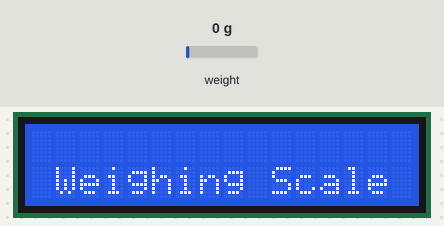
Bench run of a sketch on a simulated ESP32. Parts: 16×2 character LCD. Inputs (shaded band) come from the test bench; at power-on: weight on the scale 0 g. What the sketch prints to the serial monitor is not drawn.

Above: at 2.4 s.

Measured:
- what the display in image 0 shows lasts 3.0 s, from 2.3 s to 5.3 s

The sketch:

sketch_mar23c.ino
```cpp
#include "HX711.h"  //Install this library from library manager
#include <Wire.h>
#include <LiquidCrystal_I2C.h>            //Including I2C LCD library
LiquidCrystal_I2C lcd(0x27, 16, 2);       //Creating an object of LCD_I2C
#define  Clock 5
#define Data 6                           //Defining Clock and Data Pins
HX711 scale;                              //Making an object of HX711 class
//Assume a random conversion factor and then this is changed according to the calibration
float calibration_factor = -109000;       //Assuming a calibration_factor
float weight;
void setup() {                            //Setup Function
  scale.begin(Data, Clock);               //Using Hx711 function scale to begin the connection
  Serial.begin(9600);
  Serial.println("HX711 Calibration");
  Serial.println("First Remove all the weight");
  Serial.println("PLace your weight after the readings start");
  Serial.println("Calibration is increased when you press a,b,c,d by the factor of 10,100,1000,10000");
  Serial.println("Calibration is increased when you press e,f,g,h by the factor of 10,100,1000,10000");
  Serial.println("Press t for reset");    //Printing necessary instructions
  scale.set_scale();
  scale.tare();                           //Reset the scale to 0

  long zero_factor = scale.read_average(); //Get a baseline reading
  Serial.print("Zero factor: ");          //This can be used to remove the need to tare the scale. Useful in permanent scale projects.
  Serial.println(zero_factor);
  Wire.begin(7,8);                     //Starting Connection of LCD
  lcd.begin(16,2);
  lcd.setCursor(1,1);                    //Setting the LCD cursor to display value at a particular spot
  lcd.print("Weighing Scale");
  delay(3000);
  lcd.clear();                           //Clearing the LCD after the delaying

}
void loop() {
    scale.set_scale(calibration_factor); //We are adjusting the calibration factor

    Serial.print("Reading Values ");
    Serial.print(scale.get_units(), 3);
    Serial.print(" kg"); //Changing this unit to KG to follow SI units
    Serial.print(" calibration_factor: ");
    Serial.print(calibration_factor);
    Serial.println();
    if(Serial.available()) //Applying the condition to check if something is entered on the serial or not
    {
        char temp = Serial.read();      //Reading the value entered on the serial monitor
        if(temp == '+' || temp == 'a')
            calibration_factor += 10;       //Applying if statements to increase or decrease the calibration factor according to requirement
        else if(temp =='-' || temp == 'e')
            calibration_factor -= 10;
        else if(temp == 'b')
            calibration_factor += 100;
        else if(temp == 'f')
            calibration_factor -= 100;
        else if(temp == 'c')
            calibration_factor += 1000;
        else if(temp == 'g')
            calibration_factor -= 1000;
        else if(temp == 'd')
            calibration_factor += 10000;      //Calibration factor will increase or decrease according to the key pressed
        else if(temp == 'h')
            calibration_factor -= 10000;    //Once we get right value of the weight placed we simplyset that thing as calibration factor
        else if(temp == 't')
            scale.tare();
    }
}
```
